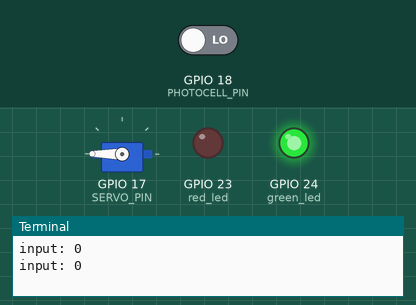
Recording of a program running on a simulated Raspberry Pi (BCM pin numbers). Shown: servo, output pins drawn as LEDs (lit = HIGH), the last lines printed to the terminal. The inputs (shaded band) are chosen by the test bench; at power-on: GPIO 18 (PHOTOCELL_PIN) LOW. Servo angles are drawn from the pulse width (0.5 ms = 0°, 2.5 ms = 180°).

Above: at 1.2 s.
1.3 s: GPIO 18 (PHOTOCELL_PIN) driven HIGH
At 2.3 s:
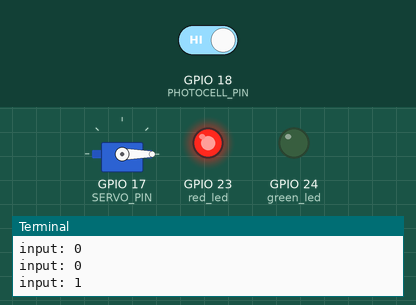
3.5 s: GPIO 18 (PHOTOCELL_PIN) driven LOW
At 5.0 s:
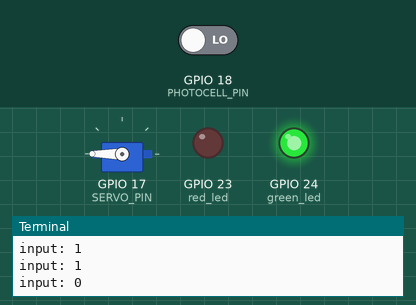
Timing chart, 0 to 6.5 s (numbered marks = the images above; inputs shaded):
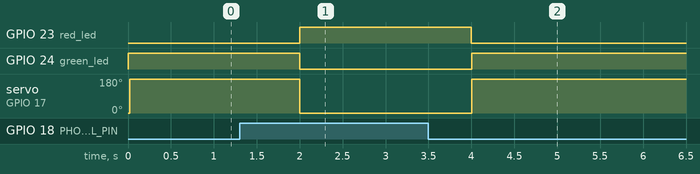

Measured:
- after the input at 1.3 s, GPIO 23 (red_led): LOW → HIGH after 0.70 s; GPIO 24 (green_led): HIGH → LOW after 0.70 s; servo on GPIO 17 (SERVO_PIN): 180° → 0° after 0.70 s
- after the input at 3.5 s, GPIO 23 (red_led): HIGH → LOW after 0.50 s; GPIO 24 (green_led): LOW → HIGH after 0.50 s; servo on GPIO 17 (SERVO_PIN): 0° → 180° after 0.50 s

The program:

Assignment6.py
```python
import RPi.GPIO as GPIO
from time import sleep

red_led = 23
green_led = 24
PHOTOCELL_PIN = 18
SERVO_PIN = 17
FREQ = 50

GPIO.setmode(GPIO.BCM)
GPIO.setwarnings(False)

GPIO.setup(SERVO_PIN, GPIO.OUT)
GPIO.setup(red_led, GPIO.OUT)
GPIO.setup(green_led, GPIO.OUT)
GPIO.setup(PHOTOCELL_PIN, GPIO.IN)

SERVO_OUTPUT = GPIO.PWM(SERVO_PIN, FREQ)
SERVO_OUTPUT.start(2.5)

try:
    while True:
        print(f'input: {GPIO.input(PHOTOCELL_PIN)}')
        if GPIO.input(PHOTOCELL_PIN):

            SERVO_OUTPUT.ChangeDutyCycle(2.5)
            GPIO.output(red_led, GPIO.HIGH)
            sleep(1)
            GPIO.output(red_led, GPIO.LOW)

        else:

            SERVO_OUTPUT.ChangeDutyCycle(12.5)
            GPIO.output(green_led, GPIO.HIGH)
            sleep(1)
            GPIO.output(green_led, GPIO.LOW)

except KeyboardInterrupt:
    SERVO_OUTPUT.stop()
finally:
    GPIO.cleanup()
```
